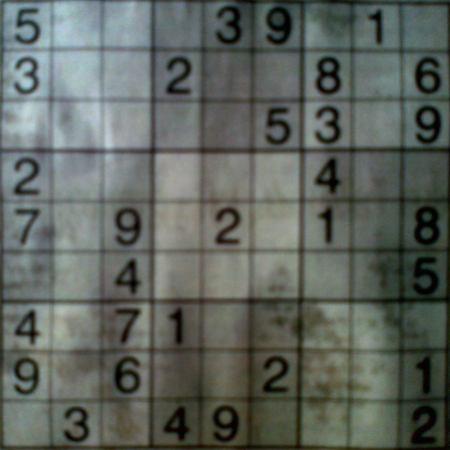
#> input picture Opencv_Practice/image/threshold/dave.png, 450 x 450 px
$ python threshold_adaptive.py
#> lines starting #> are read from the running program, lines starting #| are printed output that depends on the picture; after the words box and inside, x2 and y2 are one past the last pixel; in counts of white or black regions, pixels touching at a corner belong together
import cv2
import numpy as np
from matplotlib import pyplot as plt

img = cv2.imread('dave.png', 0)
#> img: shape (450, 450); min 0, max 208, mean 97.7
img = cv2.medianBlur(img, 5)
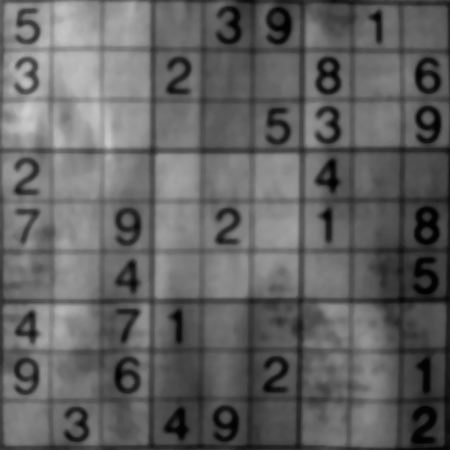
#> img: shape (450, 450); min 2, max 205, mean 97.8

ret, th1 = cv2.threshold(img, 127, 255, cv2.THRESH_BINARY)
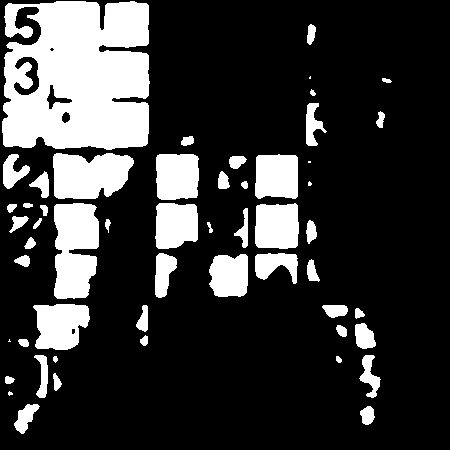
#> th1: shape (450, 450); 21.6% white; 54 white regions (5 under 20 px), largest, box (x1, y1, x2, y2) and area: (2, 1, 150, 150) 18822, (54, 203, 99, 299) 3588, (53, 153, 134, 199) 3019
th2 = cv2.adaptiveThreshold(img, 255, cv2.ADAPTIVE_THRESH_MEAN_C, cv2.THRESH_BINARY, 15, 3)
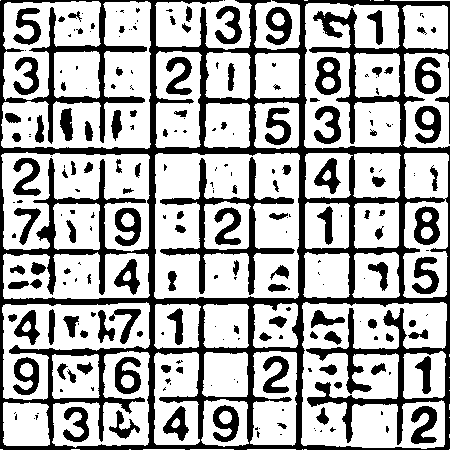
#> th2: shape (450, 450); 68.2% white; 235 black regions (119 under 20 px), largest, box (x1, y1, x2, y2) and area: (0, 0, 450, 450) 38783, (160, 157, 295, 295) 2885, (414, 206, 440, 245) 621
th3 = cv2.adaptiveThreshold(img, 255, cv2.ADAPTIVE_THRESH_GAUSSIAN_C, cv2.THRESH_BINARY, 15, 3)
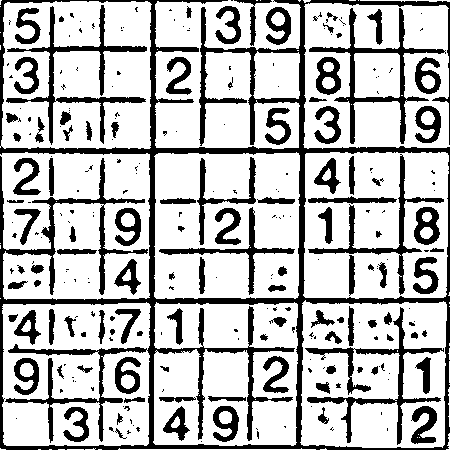
#> th3: shape (450, 450); 74% white; 267 black regions (160 under 20 px), largest, box (x1, y1, x2, y2) and area: (0, 0, 450, 450) 22211, (6, 5, 147, 145) 2398, (305, 307, 444, 445) 2306

titles = ['Original Image', 'Global Thresholding (v = 127)', 'Adaptive Mean Thresholding', 'Adaptive Gaussian Thresholding']
images = [img, th1, th2, th3]

for i in range(4):
	plt.subplot(2,2,i+1)
	plt.imshow(images[i], 'gray')
	plt.title(titles[i])
	plt.xticks([])
	plt.yticks([])
plt.show()

$ run again, with Opencv_Practice/image/threshold/castle.jpg saved as Opencv_Practice/image/threshold/dave.png
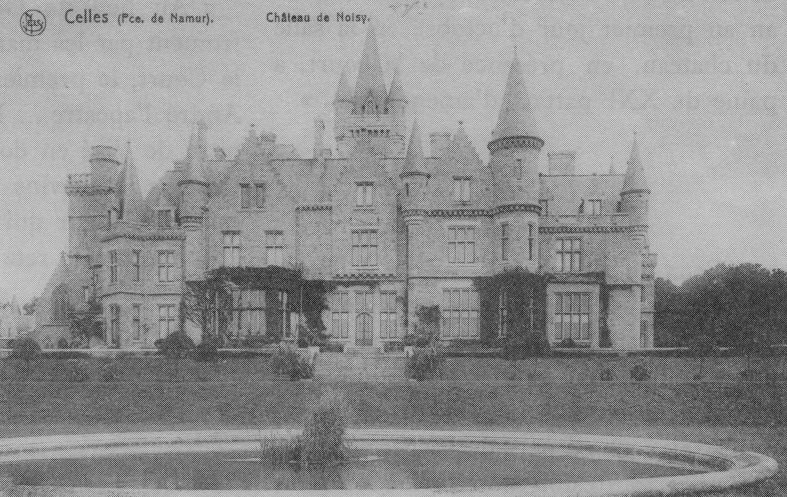
#> input picture Opencv_Practice/image/threshold/castle.jpg, 787 x 497 px
#> img is the input picture: shape (497, 787); min 15, max 227, mean 145.2
#> `ret, th1 = cv2.threshold(img, 127, 255, cv2.THRESH_BINARY)`:
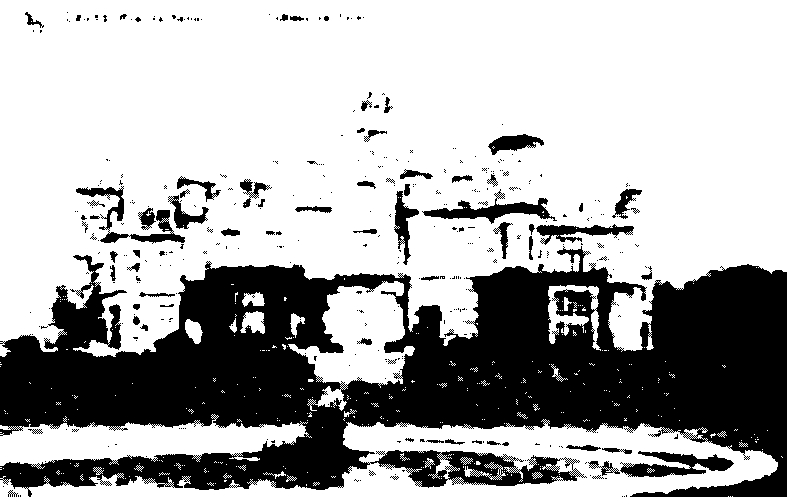
#> th1: shape (497, 787); 67.8% white; 358 black regions (292 under 20 px), largest, box (x1, y1, x2, y2) and area: (0, 246, 787, 497) 113699, (620, 451, 734, 477) 1523, (422, 189, 557, 224) 1398
#> th2: shape (497, 787); 69.8% white; 2311 black regions (1658 under 20 px), largest, box (x1, y1, x2, y2) and area: (53, 138, 648, 386) 20117, (0, 385, 709, 491) 16258, (344, 431, 787, 497) 4499
#> th3: shape (497, 787); 75.3% white; black in thin lines or dots
#> `plt.show()`:
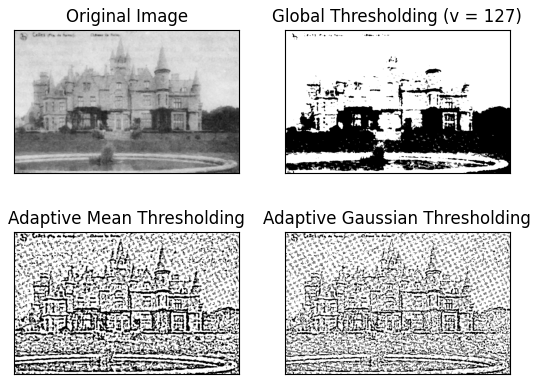
#> figure drawn by matplotlib, 4 panels
